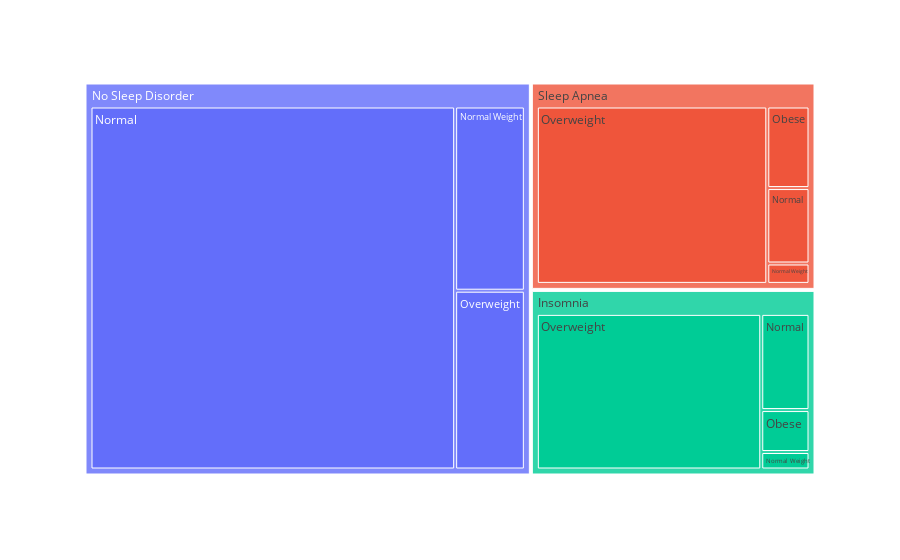

The cell this chart's notebook holds for it:
### Markdown cell above
**Sleep Disorder by BMI category**

### Code cell
fig = px.treemap(df, path=['Sleep Disorder', 'BMI Category'], values='Quality of Sleep')
fig.show()

### Figure 1 — Plotly figure (JSON) as saved in the notebook; plotly's stock layout.template omitted (floating-point values rounded to 4 significant figures)
{"data": [{"branchvalues": "total", "domain": {"x": [0, 1], "y": [0, 1]}, "hovertemplate": "labels=%{label}<br>Quality of Sleep=%{value}<br>parent=%{parent}<br>id=%{id}<extra></extra>", "ids": ["Insomnia/Normal", "No Sleep Disorder/Normal", "Sleep Apnea/Normal", "Insomnia/Normal Weight", "No Sleep Disorder/Normal Weight", "Sleep Apnea/Normal Weight", "Insomnia/Obese", "Sleep Apnea/Obese", "Insomnia/Overweight", "No Sleep Disorder/Overweight", "Sleep Apnea/Overweight", "Insomnia", "No Sleep Disorder", "Sleep Apnea"], "labels": ["Normal", "Normal", "Normal", "Normal Weight", "Normal Weight", "Normal Weight", "Obese", "Obese", "Overweight", "Overweight", "Overweight", "Insomnia", "No Sleep Disorder", "Sleep Apnea"], "name": "", "parents": ["Insomnia", "No Sleep Disorder", "Sleep Apnea", "Insomnia", "No Sleep Disorder", "Sleep Apnea", "Insomnia", "Sleep Apnea", "Insomnia", "No Sleep Disorder", "Sleep Apnea", "", "", ""], "type": "treemap", "values": [55, 1402, 37, 10, 136, 10, 24, 40, 414, 132, 475, 503, 1670, 562]}], "layout": {"legend": {"tracegroupgap": 0}, "margin": {"t": 60}}}
